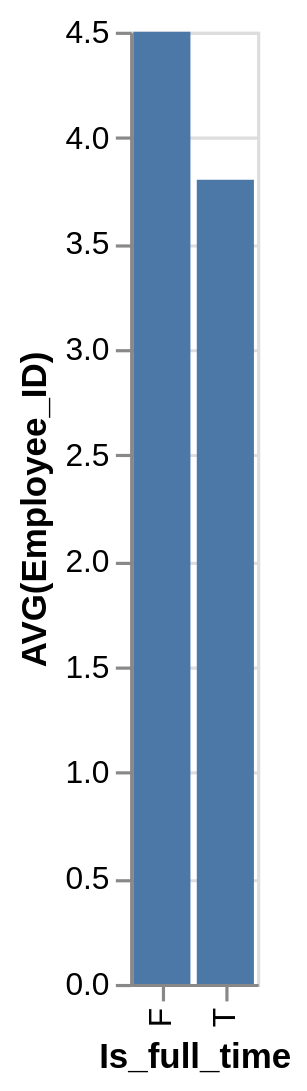

The specification (Vega-Lite) saved for this image:
### Vega-Lite specification from a JSON file in a GitHub repository (floating-point values rounded to 4 significant figures)
{"data": {"values": [{"x_data": "F", "y_data": 4.5}, {"x_data": "T", "y_data": 3.8}]}, "mark": "bar", "encoding": {"x": {"field": "x_data", "type": "nominal", "title": "Is_full_time", "sort": "ascending"}, "y": {"field": "y_data", "type": "quantitative", "title": "AVG(Employee_ID)"}}}
